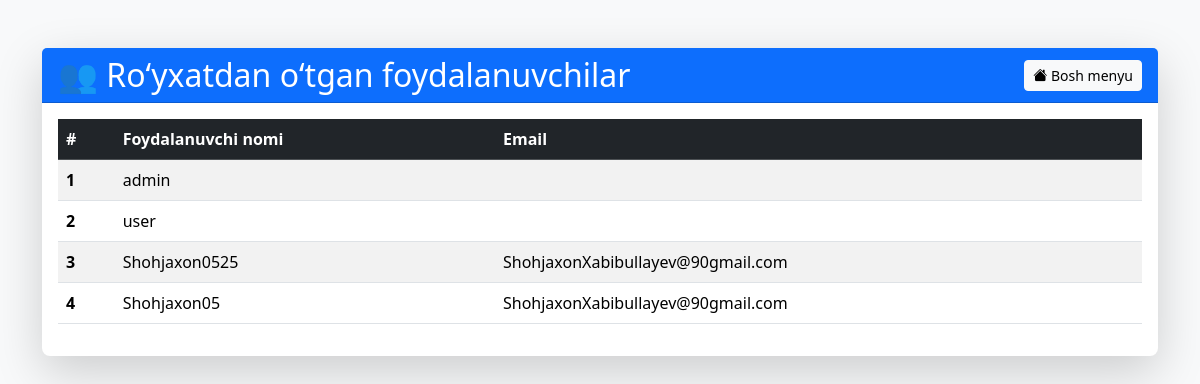
Page /users/users/ on the earlier database version.
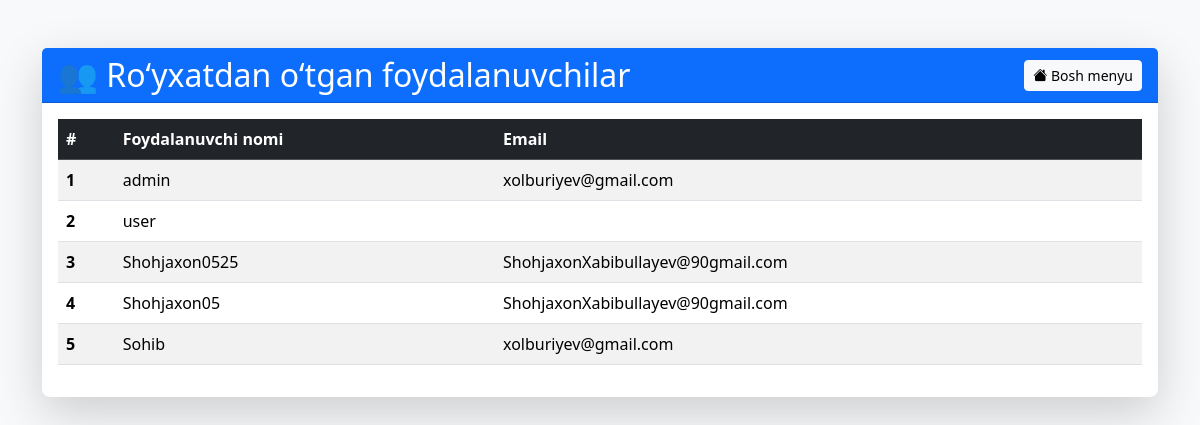
Same page on the later database version.
### users/models.py (models this page shows, shortened)
class User(AbstractUser):
    profile = models.ImageField(upload_to="profile_images/", default="defaults/profile.jpg", blank=True, null=True)
    cover = models.ImageField(upload_to="cover_images/",default="defaults/cover.jpg", blank=True, null=True)
    verified = models.BooleanField(default=False)
    bio = models.CharField(max_length=150, blank=True, null=True)
    birth_of_date = models.DateField(null=True, blank=True)

### users/views.py (the view)
# urls.py: path("users/",users_list, name="users_list"),
def users_list(request):
    users = User.objects.all()
    return render(request, "users_list.html", {"users": users})

### templates/users_list.html (shortened to what this page needs)
<!DOCTYPE html>
<html lang="uz">
<head>
    <link href="https://cdn.jsdelivr.net/npm/bootstrap@5.3.2/dist/css/bootstrap.min.css" rel="stylesheet">
    <link href="https://cdn.jsdelivr.net/npm/bootstrap-icons/font/bootstrap-icons.css" rel="stylesheet">
</head>
<body class="bg-light">
<div class="container py-5">
    <div class="card shadow-lg border-0 rounded-3">
        <div class="card-header bg-primary text-white d-flex justify-content-between align-items-center">
            <h2 class="mb-0">👥 Ro‘yxatdan o‘tgan foydalanuvchilar</h2>
            <a href="{% url 'index' %}" class="btn btn-light btn-sm">
                <i class="bi bi-house-fill"></i> Bosh menyu
            </a>
        </div>
        <div class="card-body">
            <table class="table table-striped table-hover align-middle">
                <thead class="table-dark">
                    <tr>
                        <th scope="col">#</th>
                        <th scope="col">Foydalanuvchi nomi</th>
                        <th scope="col">Email</th>
                    </tr>
                </thead>
                <tbody>
                    {% for user in users %}
                        <tr>
                            <th scope="row">{{ forloop.counter }}</th>
                            <td>{{ user.username }}</td>
                            <td>{{ user.email }}</td>
                        </tr>
                    {% empty %}
                        <tr>
                            <td colspan="3" class="text-center text-muted">
                                Hozircha foydalanuvchilar mavjud emas.
                            </td>
                        </tr>
                    {% endfor %}
                </tbody>
            </table>
        </div>
    </div>
</div>
</body>
</html>

Differences in the rows shown:
changed User "admin": email (not shown) → "xolburiyev@gmail.com"
added User: username "Sohib", email "xolburiyev@gmail.com"
